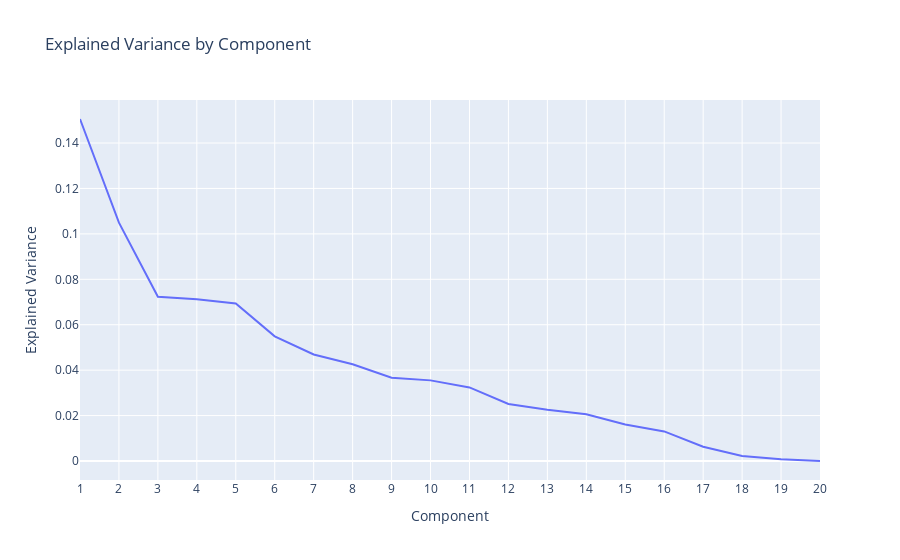

The cell this chart's notebook holds for it:
### Markdown cell above
Below, we visualize the explained variance by component:

### Code cell
#visualize explained variance by component 
fig = go.Figure(data=go.Scatter(x=list(range(1, len(explained_variance)+1)), y=explained_variance))

# Update layout
fig.update_layout(title='Explained Variance by Component',
                   xaxis_title='Component',
                   yaxis_title='Explained Variance',
                   xaxis = dict(
                       dtick = 1  # sets the tick step to 1
                   ))

fig.show()

### Figure 1 — Plotly figure (JSON) as saved in the notebook; plotly's stock layout.template omitted (floating-point values rounded to 4 significant figures)
{"data": [{"type": "scatter", "x": [1, 2, 3, 4, 5, 6, 7, 8, 9, 10, 11, 12, 13, 14, 15, 16, 17, 18, 19, 20], "y": [0.1506, 0.1049, 0.07234, 0.07123, 0.06939, 0.05491, 0.04692, 0.04262, 0.03669, 0.0355, 0.0324, 0.02513, 0.02256, 0.02059, 0.01604, 0.01302, 0.00625, 0.002205, 0.000749, 0]}], "layout": {"title": {"text": "Explained Variance by Component"}, "xaxis": {"dtick": 1, "title": {"text": "Component"}}, "yaxis": {"title": {"text": "Explained Variance"}}}}
